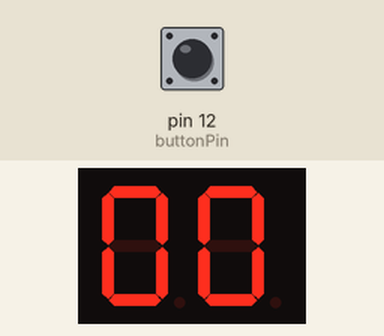
Simulated run of this sketch. Board: Arduino Uno, built with avr-gcc and run on an emulated ATmega328P. Parts: 2-digit seven-segment display. Wiring (inferred from the names in the program): 2-digit 7-segment display, segments lit when HIGH: segments pin 2, pin 3, pin 4, pin 5, pin 6, pin 7, pin 8, pin 9; digit selects pin 10, pin 11. The test bench sets the inputs (shaded band); at power-on: pin 12 (buttonPin) HIGH. The segment pins are drawn as the display they are named for.

Above: at 1.2 s.
1.3 s: pin 12 (buttonPin) pulled LOW for 0.15 s
At 2.5 s:
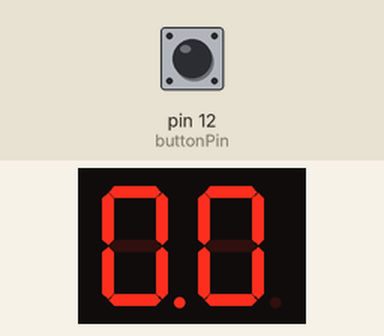
Timing chart, 0 to 4.3 s (numbered marks = the images above; inputs shaded):
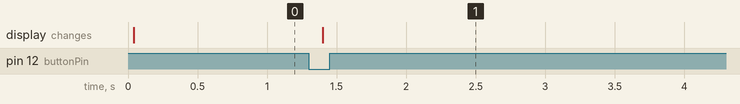

Measured:
- after the input at 1.3 s, the display: changes after 0.10 s (image 1)

The sketch:

DeepHours.ino
```cpp
// --- Pin Definitions ---
// Segment Pins (Shared across both displays)
const int segA = 2;
const int segB = 3;
const int segC = 4;
const int segD = 5;
const int segE = 6;
const int segF = 7;
const int segG = 8;
const int segDP = 9;

const int segmentPins[8] = {segA, segB, segC, segD, segE, segF, segG, segDP};

// Digit Control Pins (Transistor Bases)
const int leftDigit = 10;
const int rightDigit = 11;

// Button Pin
const int buttonPin = 12;

// --- Truth Table for Common Cathode (HIGH = ON) ---
const byte numbers[10][7] = {
  {1, 1, 1, 1, 1, 1, 0}, // 0
  {0, 1, 1, 0, 0, 0, 0}, // 1
  {1, 1, 0, 1, 1, 0, 1}, // 2
  {1, 1, 1, 1, 0, 0, 1}, // 3
  {0, 1, 1, 0, 0, 1, 1}, // 4
  {1, 0, 1, 1, 0, 1, 1}, // 5
  {1, 0, 1, 1, 1, 1, 1}, // 6
  {1, 1, 1, 0, 0, 0, 0}, // 7
  {1, 1, 1, 1, 1, 1, 1}, // 8
  {1, 1, 1, 1, 0, 1, 1}  // 9
};

// --- Timer Variables ---
unsigned long previousMillis = 0;
int prevSeconds = 0;
int prevMin = 0;
const long interval = 1000; // 1 second update interval
int currentSec = 0;        // Timer counter (0-99)
bool isRunning = false;     // Timer state
int currentMin = 0;
int currentHour = 0;
bool hoursView = false;

// --- Button Variables ---
bool buttonState = HIGH;
bool lastButtonState = HIGH;
unsigned long lastDebounceTime = 0;
const unsigned long debounceDelay = 50;
bool pressedButton = false;
bool releasedButton = false;

void setup() {
  // Initialize segment pins as outputs
  for (int i = 0; i < 8; i++) {
    pinMode(segmentPins[i], OUTPUT);
  }

  // Initialize digit control pins as outputs
  pinMode(leftDigit, OUTPUT);
  pinMode(rightDigit, OUTPUT);

  // Initialize button pin with internal pull-up resistor
  pinMode(buttonPin, INPUT_PULLUP);
  Serial.begin(9600);
}

unsigned long now = 0;
int tens = 0;
int ones = 0;

void loop() {
  now = millis();
  handleButton(now);
  updateTimer();

  if(hoursView){
    tens = currentHour / 10;
    ones = currentHour % 10;
    //Serial.println("Min view");
}
else{
  tens = currentMin / 10;
  ones = currentMin % 10;
  //Serial.println("Secc view");
}

  //Serial.print(ones);
  //Serial.println(tens);

  displayDigit(leftDigit, tens);
  delay(5);
  displayDigit(rightDigit, ones);
  delay(5);
}

// --- Helper Functions ---

void displayDigit(int digitPin, int number) {
  // 1. Turn OFF both digits to prevent ghosting
  digitalWrite(leftDigit, LOW);
  digitalWrite(rightDigit, LOW);

  // 2. Set the segments for the desired number
  for (int i = 0; i < 7; i++) {
    digitalWrite(segmentPins[i], numbers[number][i]);
  }


  if (!isRunning){
    digitalWrite(segDP, LOW);
  }
  else{
  if(hoursView){

    if(digitPin == leftDigit){
      digitalWrite(segDP, HIGH);
    }
    else{
      digitalWrite(segDP, LOW);
    }
  }
  else{
    if(digitPin == rightDigit){
      digitalWrite(segDP, HIGH);
    }
    else{
      digitalWrite(segDP, LOW);
    }
  }
  }

  // 3. Turn ON the selected digit (HIGH activates NPN transistor)
  digitalWrite(digitPin, HIGH);
}

void updateTimer()
{
  if (isRunning)
  {
    unsigned long currentMillis = millis();

    if (currentMillis - previousMillis >= interval)
      {
        previousMillis = currentMillis;
        currentSec++;
      }

    if (currentSec >= 60)
    {
      // prevSeconds = currentSec;
      currentMin++;
      currentSec = currentSec -60;
    }

    if (currentMin >= 60)
    {
      // prevMin = currentMin;
      currentHour++;
      currentMin = currentMin -60;
    }


  }
}

unsigned long changedAt = 0;
unsigned long downAt = 0;

void updateButton(unsigned long now) {
  pressedButton = false;
  releasedButton = false;
  bool reading = digitalRead(buttonPin);

  if (reading != buttonState) {
    changedAt = now;
    buttonState = reading;
  }

  if ((now - changedAt) > debounceDelay) {

    if (reading != lastButtonState) {
      lastButtonState = buttonState;

      if (lastButtonState == LOW) {
        pressedButton = true;
        downAt = now;
      }
      else{
        releasedButton = true;
      }
    }
  }
}

bool resetHandled = false;
int RESET_HOLD_MS = 5000;
int VIEW_HOLD_MS = 2000;


void resetTimer() {
  currentSec = 0;
  currentMin = 0;
  currentHour = 0;
  previousMillis = 0;
  prevMin = 0;

  isRunning = false;

  hoursView = false;
}

void handleButton(unsigned long now){
  updateButton(now);
  if(pressedButton){
    resetHandled = false;
    isRunning = !isRunning;
  }
  if (lastButtonState == LOW && !resetHandled &&
      static_cast<unsigned long>(now - downAt) >= RESET_HOLD_MS) {
     resetTimer();
     resetHandled = true;
  }
  if (releasedButton && !resetHandled) {
  unsigned long held = now - downAt;
  if (held >= VIEW_HOLD_MS) hoursView = !hoursView;
  //  else if (secondsElapsed < MAX_SECONDS) isRunning = !isRunning;
  }


}
```
